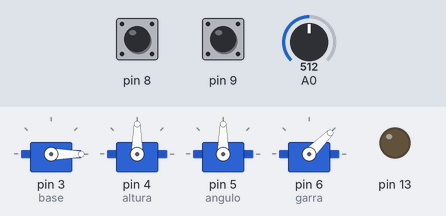
Simulated run of this sketch. Board: Arduino Uno, built with avr-gcc and run on an emulated ATmega328P. Shown: 4 × servo, output pins drawn as LEDs (lit = HIGH). The test bench sets the inputs (shaded band); at power-on: A0 = 512, pin 8 HIGH, pin 9 HIGH.

Above: at 1.2 s.
1.3 s: A0 set to 716
At 2.0 s:
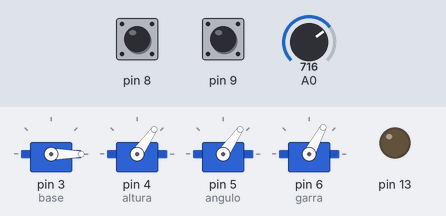
2.8 s: pin 8 pulled LOW for 0.15 s
At 3.2 s:
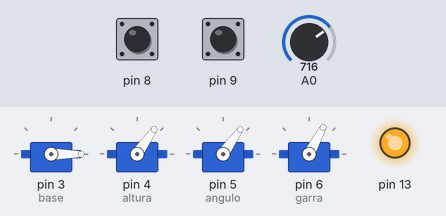
4.4 s: pin 9 pulled LOW for 0.15 s
At 5.6 s:
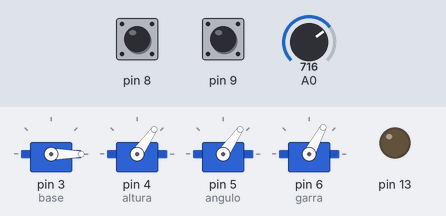
6.0 s: A0 set to 900
At 6.8 s:
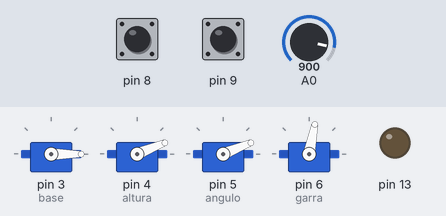
7.5 s: pin 8 pulled LOW for 1 s
At 7.9 s:
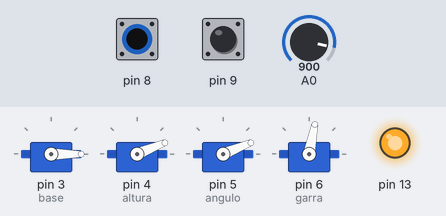
10.0 s: pin 9 pulled LOW for 1 s
At 11.0 s:
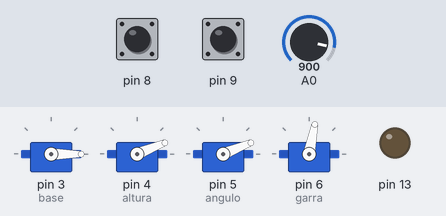
Timing chart, 0 to 13.0 s (numbered marks = the images above; inputs shaded):
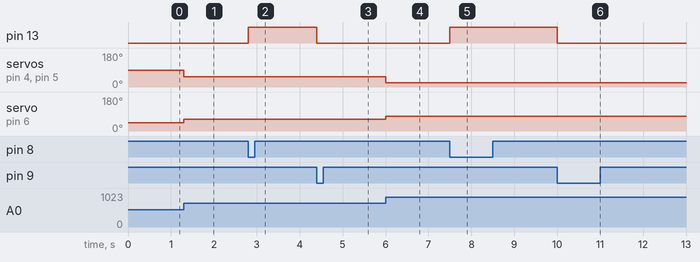

Measured:
- after the input at 1.3 s, servo on pin 4 (altura), servo on pin 5 (angulo): 90° → 55° at once; servo on pin 6 (garra): 45° → 62° at once
- after the input at 2.8 s, pin 13: LOW → HIGH at once
- after the input at 4.4 s, pin 13: HIGH → LOW at once
- after the input at 6.0 s, servo on pin 4 (altura), servo on pin 5 (angulo): 55° → 22° at once; servo on pin 6 (garra): 62° → 79° at once
- after the input at 7.5 s, pin 13: LOW → HIGH at once
- after the input at 10.0 s, pin 13: HIGH → LOW at once

The sketch:

teste1.ino
```cpp
#include <Servo.h>

#define servoBase        3  // Porta Digital do Servo da Base
#define servoAlturaBraco 4  // Porta Digital do Servo da Altura do Braço
#define servoAnguloBraco 5  // Porta Digital do Servo do Ângulo do Braço
#define servoGarra       6  // Porta Digital do Servo da Garra

#define potBase         A0  // Porta Analógica do Potenciometro para Controle da Base
#define potAlturaBraco  A1  // Porta Analógica do Potenciometro para Controle da Altura do Braço
#define potAnguloBraco  A2  // Porta Analógica do Potenciometro para Controle do Ângulo do Braço
#define potGarra        A3  // Porta Analógica do Potenciometro para Controle da Garra.

#define botaoCongela     8  // Porta Digital do Botao Congela
#define botaoDescongela  9  // Porta Digital do Botao Descongela

//Instanciação dos Objetos de Controle dos Servos
Servo base;
Servo altura;
Servo angulo;
Servo garra;

//Variaveis para cálculo dos angulos
int valorPotBase;
int valorAngBase;
int valorPotAltura;
int valorAngAltura;
int valorPotAngulo;
int valorAngAngulo;
int valorPotGarra;
int valorAngGarra;

//Variaveis para controle dos botões
int estadoBotaoC, estadoBotaoD;
int estadoAntBotaoC = HIGH;
int estadoAntBotaoD = HIGH;
boolean congelado = false;

void setup(){
  pinMode(8, INPUT_PULLUP);
  pinMode(9, INPUT_PULLUP);

  //Usa o LED do Arduino para informar estado de congelado
  pinMode(13, OUTPUT);
  digitalWrite(13, LOW);

  //Configuração das Portas dos Servos
  base.attach(3);
  altura.attach(4);
  angulo.attach(5);
  garra.attach(6);
}


void loop() {

  if (!congelado) {
    valorAngBase = analogRead(valorPotBase);                //Leitura do Angulo do Potenciometro
    valorAngBase = map(valorPotBase, 0, 1024, 0, 180); //Conversão do valor do potenciometro (de 0 até 1024) para o angulo (de 0 até 180)
    base.write(valorAngBase);                          //Envio do angulo para o Servo

    valorAngAltura = analogRead(valorPotAltura);           //Leitura do Angulo do Potenciometro
    valorAngAltura = map(valorAngAltura, 0, 1024, 180, 0); //Conversão do valor do potenciometro (de 0 até 1024) para o angulo (de 0 até 180)
    altura.write(valorAngAltura);                          //Envio do angulo para o Servo

    valorAngAngulo = analogRead(valorPotAngulo);           //Leitura do Angulo do Potenciometro
    valorAngAngulo = map(valorAngAngulo, 0, 1024, 180, 0); //Conversão do valor do potenciometro (de 0 até 1024) para o angulo (de 0 até 180)
    angulo.write(valorAngAngulo);                          //Envio do angulo para o Servo

    valorAngGarra = analogRead(valorPotGarra);               //Leitura do Angulo do Potenciometro
    valorAngGarra = map(valorAngGarra, 0, 1024, 0, 90); //Conversão do valor do potenciometro (de 0 até 1024) para o angulo (de 0 até 180)
    garra.write(valorAngGarra);                         //Envio do angulo para o Servo
  }

  //Se o botao de congelar foi apertado
  estadoBotaoC = digitalRead(8);
  if (estadoBotaoC != estadoAntBotaoC) {
     congelado = true;
     digitalWrite(13, HIGH); //Informa o estado de congelado no LED interno do Arduino
  }
  estadoAntBotaoC = estadoBotaoC;

  //Se o botao de descongelar foi apertado
  estadoBotaoD = digitalRead(9);
  if (estadoBotaoD != estadoAntBotaoD) {
     congelado = false;
     digitalWrite(13, LOW); //Informa o estado de congelado no LED interno do Arduino
  }
  estadoAntBotaoD = estadoBotaoD;

}
```
